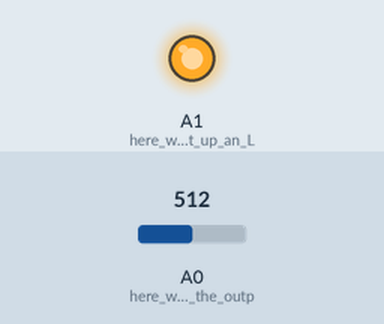
The sketch below on a simulated Arduino Uno, built with avr-gcc and run on an emulated ATmega328P. Parts: output pins drawn as LEDs (lit = HIGH). The test bench sets the inputs (shaded band); at power-on: A0 (here_we_can_read_the_outp) = 512. The modem accepts every AT command (registered, SIM ready, sends succeed) and sends nothing else; what the sketch prints to the serial monitor is not drawn.

Above: at 27.8 s.
27.9 s: A0 (here_we_can_read_the_outp) set to 390
37.9 s: A0 (here_we_can_read_the_outp) set to 410
At 49.8 s:
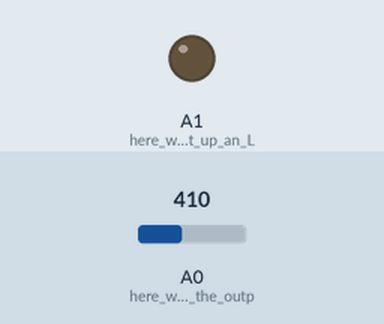
Timing chart, 0 to 53.2 s (numbered marks = the images above; inputs shaded):
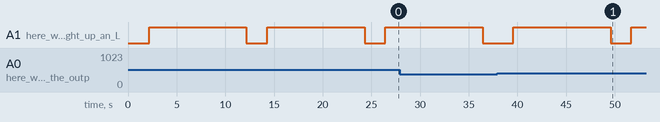

Measured:
- after the input at 37.9 s, A1 (here_we_can_light_up_an_L): LOW → HIGH after 1.7 s, → LOW 10.0 s later, → HIGH 2.1 s later
- by itself, A1 (here_we_can_light_up_an_L): alternates HIGH for 10.0 s and LOW for 2.1 s

The sketch:

obd_dev_kit_gprs_sms.ino
```cpp
#include <SoftwareSerial.h>

SoftwareSerial sim800Serial(10, 11); // RX, TX

void setup() {
  pinMode(A0, INPUT); // here we can read the output of the TinyMl Board
  pinMode(A1, OUTPUT); // here we can light up an LED when the detection occurs for debugging purposes

  // Open serial communications and wait for port to open:
  Serial.begin(57600);

  // set the data rate for the SoftwareSerial port
  sim800Serial.begin(4800);
  sim800Serial.println("Hello, world?");
}

void loop() { // run over and over
  updateSerial();
  if (analogRead(A0) > 400) { //TinyML detected a windsheeld breaking sound
    send_SMS();
    digitalWrite(A1, HIGH);
    delay(10000);
  }
  digitalWrite(A1, LOW);
}


void updateSerial() {
  delay(500);
  while (Serial.available()) {
    sim800Serial.write(Serial.read());//Forward what Serial received to Software Serial Port
  }
  while (sim800Serial.available()) {
    Serial.write(sim800Serial.read());//Forward what Software Serial received to Serial Port
  }
}

void test_sim800_module() {
  sim800Serial.println("AT");
  updateSerial();
  Serial.println();
  sim800Serial.println("AT+CSQ");
  updateSerial();
  sim800Serial.println("AT+CCID");
  updateSerial();
  sim800Serial.println("AT+CREG?");
  updateSerial();
  sim800Serial.println("ATI");
  updateSerial();
  sim800Serial.println("AT+CBC");
  updateSerial();
}

void send_SMS() {
  sim800Serial.println("AT+CMGF=1"); // Configuring TEXT mode
  updateSerial();
  sim800Serial.println("AT+CMGS=\"+XXXXXXXXXXXXX\"");//change ZZ with country code and xxxxxxxxxxx with phone number to sms
  updateSerial();
  sim800Serial.print("Car breaking in progress!"); //text content
  updateSerial();
  Serial.println();
  Serial.println("Message Sent");
  sim800Serial.write(26);
}
```
